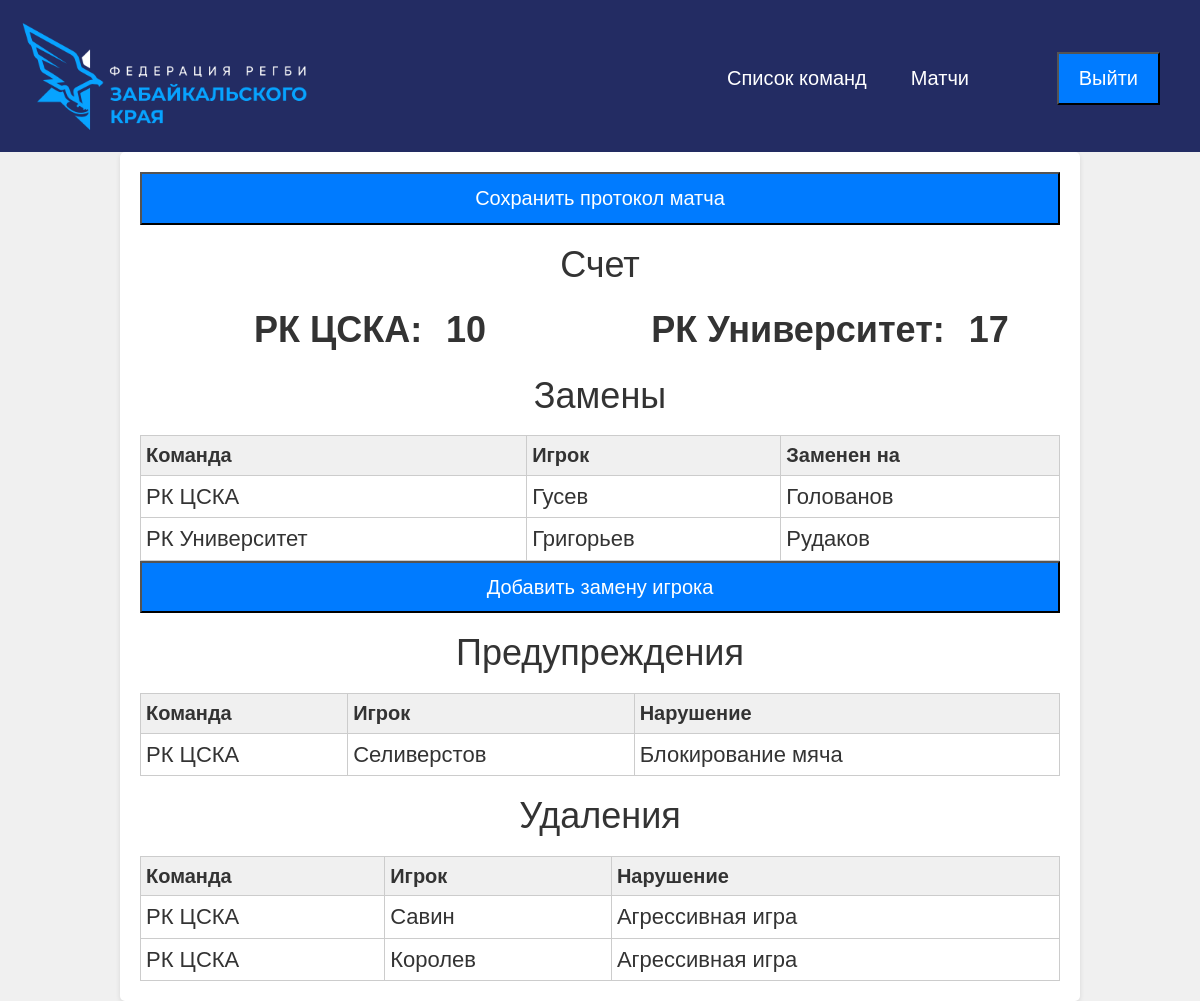
/matchDetail/8/, run on the app's committed database.
### referee/models.py (models this page shows, shortened)
class Match(models.Model):
    TeamA=models.ForeignKey(Team, related_name='teamA', on_delete=models.CASCADE)
    TeamB=models.ForeignKey(Team, related_name='teamB', on_delete=models.CASCADE)
    StartTime=models.TimeField()
    EndTime=models.TimeField(blank=True,null=True)
    ScoreA=models.IntegerField(blank=True,null=True)
    ScoreB=models.IntegerField(blank=True,null=True)
    Type=models.ForeignKey('MatchType',related_name='type', on_delete=models.CASCADE)
    class Meta:
        verbose_name = 'Матч'
        verbose_name_plural = 'Матчи'

class Changes(models.Model):
    MatchID=models.ForeignKey(Match, related_name='changes_on_match', on_delete=models.CASCADE)
    ChangedPlayerID=models.ForeignKey(Player,related_name='changed_player', on_delete=models.CASCADE)
    NewPlayerID=models.ForeignKey(Player,related_name='new_player', on_delete=models.CASCADE)
    class Meta:
        verbose_name="Замены"
        verbose_name_plural="Замены"

class Aletrs(models.Model):
    MatchID=models.ForeignKey(Match, related_name='alerts', on_delete=models.CASCADE)
    PlayerID=models.ForeignKey(Player,related_name='alerts', on_delete=models.CASCADE)
    Reazon=models.TextField()
    class Meta:
        verbose_name="Предупреждение"
        verbose_name_plural="Предупреждения"

class Deletes(models.Model):
    MatchID=models.ForeignKey(Match, related_name='deletes', on_delete=models.CASCADE)
    PlayerID=models.ForeignKey(Player,related_name='deletes', on_delete=models.CASCADE)
    Reazon=models.TextField()
    class Meta:
        verbose_name="Удаление"
        verbose_name_plural="Удаления"

### trener/models.py (models this page shows, shortened)
class Team(models.Model):
    Name=models.TextField()
    TShirts=models.TextField()
    Pants=models.TextField()
    City=models.TextField()
    Trener=models.ForeignKey(mod.User,related_name='team', on_delete=models.CASCADE)
    class Meta:
        verbose_name = 'Команда'
        verbose_name_plural = 'Команды'
    def __str__(self):
        return self.Name

class Player(models.Model):
    FName=models.TextField(max_length=100)
    SName=models.TextField(max_length=100, blank=True)
    LName=models.TextField(max_length=100)
    Team=models.ForeignKey(Team, related_name='teamdetail', on_delete=models.CASCADE)
    Number=models.TextField()
    Capitan=models.BooleanField(default=False)
    class Meta:
        verbose_name = 'Игрок'
        verbose_name_plural = 'Игроки'

### referee/views.py (the view)
# urls.py: path('matchDetail/<int:id>/',views.matchDetail,name='teamA_alerts'),
def matchDetail(request, id):
    match=get_object_or_404(Match, id=id)
    with connection.cursor() as cursor:
        alerts=Aletrs.objects.filter(MatchID=id)#получение данных о предупреждениях из бзы данных
        gols=Gols.objects.filter(MatchID=id)#получение данных о голах из бзы данных
        deletes=Deletes.objects.filter(MatchID=id)#получение данных об удалениях из бзы данных
        changes=Changes.objects.filter(MatchID=id)#получение данных о заменах игроков из бзы данных
        total_gols_a,total_gols_b=0,0
        for i in gols:
            if i.PlayerID.Team == i.MatchID.TeamA:
                total_gols_a+=i.GolType.Points
            else:
                total_gols_b+=i.GolType.Points
    match_l=Match.objects.filter(id=id)
    return render(request, 'matchdetail.html',{'Gols':gols,
                                               'GolsB':total_gols_b,
                                               'GolsA':total_gols_a,
                                               'alerts':alerts,
                                               'Match':match_l,
                                               'Deletes':deletes,
                                               'Changes':changes,
                                               'matchid':id})

### templates/matchdetail.html (shortened to what this page needs)
{% extends 'base.html' %}
{% block content %}
<div class="container">
	<a href="/save/{{matchid}}/"><button class="button">Сохранить протокол матча</button></a>
	<h1>Счет </h1>
	<div class="team-table">
		<div class="scoreboard">
			<div class="team">
				<span class="score">{{Match.0.TeamA}}:</span>
			  <span class="score">{{GolsA}}</span>
			</div>
			<div class="team">
				<span class="score">{{Match.0.TeamB}}:</span>
			  <span class="score">{{GolsB}}</span>
			</div>
		  </div>
	</div>
<div class="team-table">
	<div><h1>Замены</h1>
		<table class="team-table">
			<thead>
				<tr>
					<th>Команда</th>
					<th>Игрок</th>
					<th>Заменен на</th>
				</tr>
			</thead>
			<tbody>
				{% for i in Changes %}
					<tr>
						<td>{{i.ChangedPlayerID.Team}}</td>
						<td>{{i.ChangedPlayerID.LName}}</td>
						<td>{{i.NewPlayerID.LName}}</td>
					</tr>
					{%endfor%}
			</tbody>
		</table>
	</div>
	<a href="/addChange/{{matchid}}/"><button class="button add-player-btn">Добавить замену игрока</button></a>
	<div class="tA"><h1>Предупреждения</h1>
		<table class="team-table" id="alerts">
			<thead>
				<tr>
					<th>Команда</th>
					<th>Игрок</th>
					<th>Нарушение</th>
				</tr>
			</thead>
			<tbody>
				{% for i in alerts %}
				<tr>
					<td>{{i.PlayerID.Team}}</td>
					<td>{{i.PlayerID.LName}}</td>
					<td>{{i.Reazon}}</td>
				</tr>
				{%endfor%}
			</tbody>
		</table>
	</div>
<div><h1>Удаления</h1></div>
<div>
	<table class="team-table">
		<thead>
			<tr>
				<th>Команда</th>
				<th>Игрок</th>
				<th>Нарушение</th>
			</tr>
		</thead>
		<tbody>
			{% for i in Deletes %}
				<tr>
					<td>{{i.PlayerID.Team}}</td>
					<td>{{i.PlayerID.LName}}</td>
					<td>{{i.Reazon}}</td>
				</tr>
				{%endfor%}
		</tbody>
	</table>
</div>
</div>
{% endblock %}

### static/css/style1.css (style rules this page uses)
body { font-family: sans-serif; margin: 0; padding: 0; background-color: #f0f0f0; }
.team-table { width: 100%; border-collapse: collapse; }
.team-table th, .team-table td { border: 1px solid #ccc; padding: 5px; text-align: left; font-size: 22px; }
.team-table th { font-size: 20px; background-color: #f0f0f0; }
.score { font-size: 24px; margin: 0 10px; }
.container { width: 80%; margin: 0 auto; padding: 20px; background-color: #fff; border-radius: 5px; box-shadow: 0 2px 5px rgba(0, 0, 0, 0.1); }
.container h1 { text-align: center; margin-bottom: 20px; }
.scoreboard { display: flex; justify-content: space-between; align-items: center; margin-bottom: 20px; }
.team { width: 70%; text-align: center; }
.team .score { font-size: 36px; font-weight: bold; }
.button { display: block; padding: 10px 20px; background-color: #007bff; color: #fff; text-align: center; text-decoration: none; cursor: pointer; font-size: 20px; }
.form .input, .button, .select, .textarea { width: 100%; }

### data on the page
Match: TeamA.Name "РК ЦСКА", TeamB.Name "РК Университет"
Changes: ChangedPlayerID.Team "РК ЦСКА", ChangedPlayerID.LName "Гусев", NewPlayerID.LName "Голованов"
Changes: ChangedPlayerID.Team "РК Университет", ChangedPlayerID.LName "Григорьев", NewPlayerID.LName "Рудаков"
Aletrs: PlayerID.Team "РК ЦСКА", PlayerID.LName "Селиверстов", Reazon "Блокирование мяча"
Deletes: PlayerID.Team "РК ЦСКА", PlayerID.LName "Савин", Reazon "Агрессивная игра"
Deletes: PlayerID.Team "РК ЦСКА", PlayerID.LName "Королев", Reazon "Агрессивная игра"

### other printed values
{{ GolsA }} "10"
{{ GolsB }} "17"
